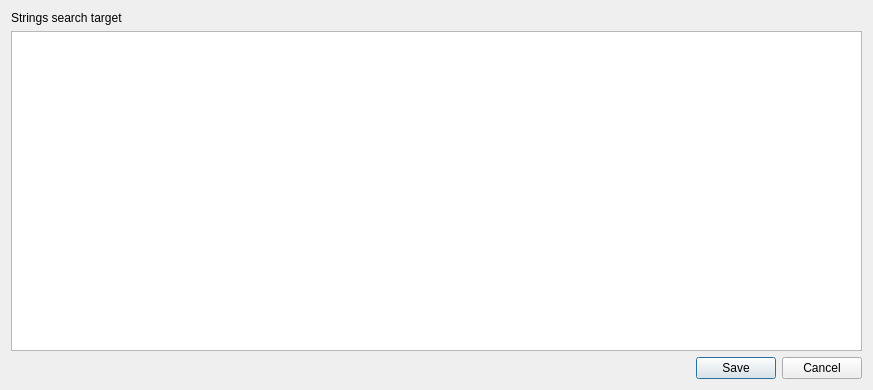
<?xml version="1.0" encoding="UTF-8"?>
<ui version="4.0">
 <class>DialogSearch</class>
 <widget class="QDialog" name="DialogSearch">
  <property name="geometry">
   <rect>
    <x>0</x>
    <y>0</y>
    <width>873</width>
    <height>390</height>
   </rect>
  </property>
  <property name="windowTitle">
   <string>Dialog</string>
  </property>
  <layout class="QGridLayout" name="gridLayout">
   <item row="0" column="0">
    <widget class="QLabel" name="label">
     <property name="text">
      <string>Strings search target</string>
     </property>
    </widget>
   </item>
   <item row="1" column="0">
    <widget class="QPlainTextEdit" name="plainTextEdit"/>
   </item>
   <item row="2" column="0">
    <layout class="QHBoxLayout" name="horizontalLayout">
     <item>
      <spacer name="horizontalSpacer">
       <property name="orientation">
        <enum>Qt::Horizontal</enum>
       </property>
       <property name="sizeHint" stdset="0">
        <size>
         <width>618</width>
         <height>20</height>
        </size>
       </property>
      </spacer>
     </item>
     <item>
      <widget class="QPushButton" name="pushButton_save">
       <property name="text">
        <string>Save</string>
       </property>
      </widget>
     </item>
     <item>
      <widget class="QPushButton" name="pushButton_cancel">
       <property name="text">
        <string>Cancel</string>
       </property>
      </widget>
     </item>
    </layout>
   </item>
  </layout>
 </widget>
 <resources/>
 <connections/>
</ui>
